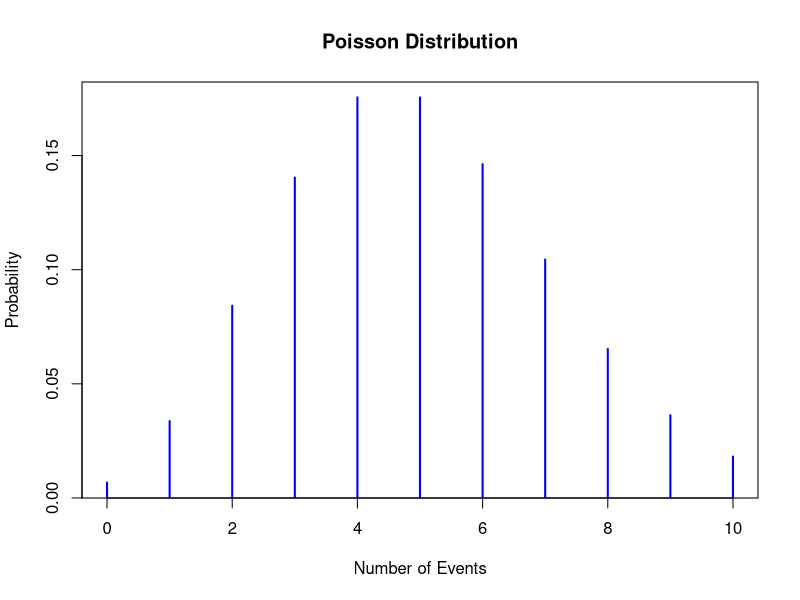
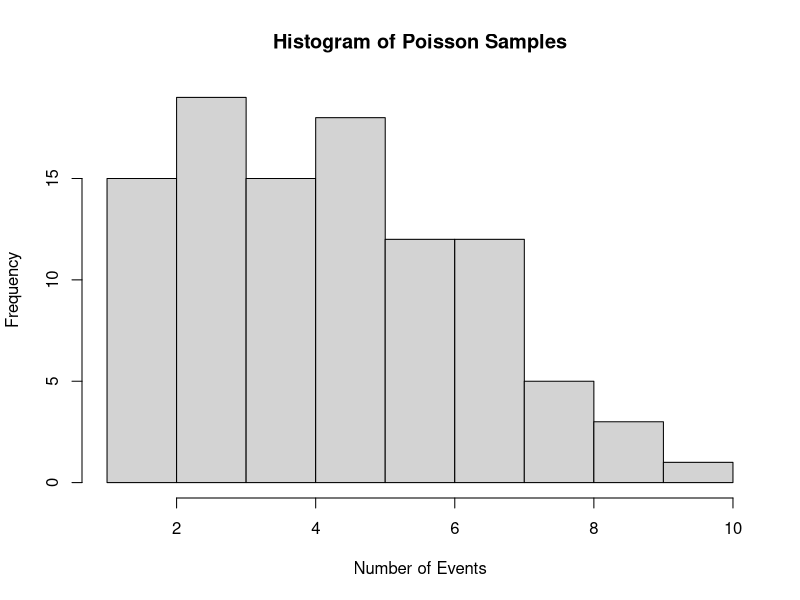

Write R code to recreate these figures, in order.
# Poisson Distribution Exploration in R

# Set lambda (average rate of event occurrence)
lambda <- 5

# Plotting the Probability Mass Function
x <- 0:10 # Range of events
probabilities <- dpois(x, lambda)
plot(x, probabilities, type="h", lwd=2, col="blue", main="Poisson Distribution", xlab="Number of Events", ylab="Probability")

# Calculating specific probabilities
probability_of_3 <- dpois(3, lambda) # Probability of exactly 3 events
cumulative_probability_3 <- ppois(3, lambda) # Probability of 3 or fewer events

# Displaying calculated probabilities
cat("Probability of exactly 3 events: ", probability_of_3, "\n")
cat("Cumulative probability of 3 or fewer events: ", cumulative_probability_3, "\n")

# Finding quantiles
quantile_95 <- qpois(0.95, lambda) # 95th percentile
cat("95th percentile: ", quantile_95, "\n")

# Generating random samples
sample_size <- 100
sample <- rpois(sample_size, lambda)
hist(sample, main="Histogram of Poisson Samples", xlab="Number of Events", breaks=10)

# End of script
